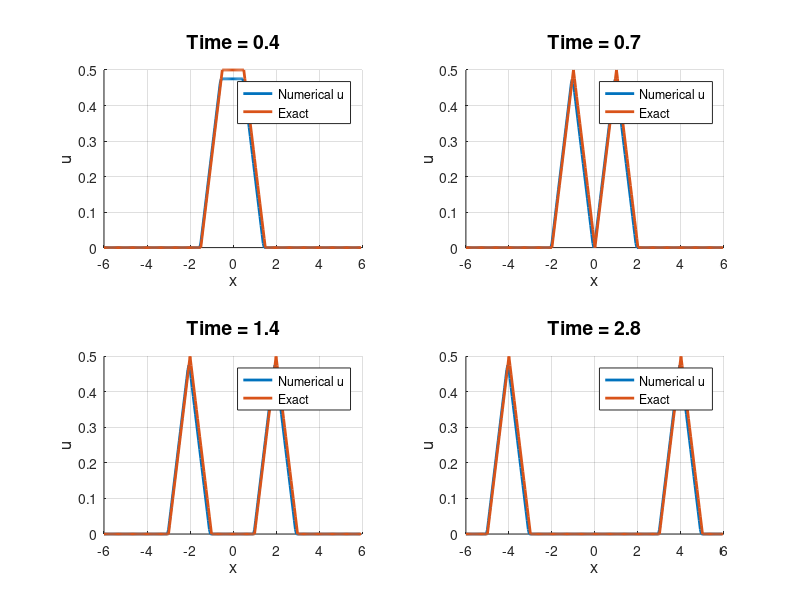

Write MATLAB code to recreate this figure. (Note: this script raises an error after producing the figure.)
% AMSC Homework 11 
% Dominic Flocco; April 26, 2023
function solveWave()
    method = 3;

    h = 0.05;
    a = sqrt(2);
    xx = [-6 : h : 6];
    n = length(xx) -1;
    x = xx(1 : n);
    tmax = 4/a;
    N = ceil(a*tmax/h);
    k = tmax/N;
     % solve for 0 <= t <= tmax
    
    xi = advection(-a,k,h,tmax, 4); %right
    eta = advection(a,k,h,tmax, 3); %left
    ut = a*xi - a*eta; 
    ux = xi + eta;
    sol = cumtrapz(h,ux(2:n,:));
    
    
    ts = [1/(2*a),1/a,2/a,4/a]; 
    figure
    for i = 1:4
        subplot(2,2,i)
        t = ts(i);
        j = floor(t/k);
        ex = exact(x,t,a)';
        exx = (1/2)*(dphi(x+a*t) + dphi(x-a*t));
        hold on
        plot(x(1:n-1), sol(:,j+1)', 'Linewidth', 2,'DisplayName', 'Numerical u');
        %plot(x, ux(:,j)', 'DisplayName', 'Numerical ux');
        title(sprintf('Time = %.1f\n',t),'Fontsize',14)
        xlabel('x','Fontsize',12)
        ylabel('u','Fontsize',12)
        plot(x, ex', 'Linewidth', 2,'DisplayName', 'Exact');
        hold off
        legend;
        grid;
    
    end

    if method == 1 % central difference
        sgtitle('Central difference','fontweight','bold','Fontsize',20)
    end
    if method == 2 % Lax - Friedrichs
        sgtitle('Lax - Friedrichs','fontweight','bold','Fontsize',20)
    end
    if method == 3 % upwind, left
         sgtitle('Upwind','fontweight','bold','Fontsize',20)
    end
    if method == 5 % Lax-Wendroff
         sgtitle('Lax-Wendroff','fontweight','bold','Fontsize',20)
    end
    if method == 6 % beam-warming, left
        sgtitle('Beam - Warming','fontweight','bold','Fontsize',20)
    end
    if method == 8 % leap-frog
        st = 'Leap - frog';
        sgtitle('Leap - frog','fontweight','bold','Fontsize',20)
    end

end
function U = advection(a,k,h,tmax,method)
% Solves the advection equation u_t + a*u_x = 0
% on the interval [-6,6] with periodic BC u(0,t) = u(25,t)
% using different finite difference methods
if method == 1 % central difference
    st = 'Central difference';
end
if method == 2 % Lax - Friedrichs
    st = 'Lax - Friedrichs';
end
if method == 3 % upwind, left
     st = 'Upwind, left';
end
if method == 4 % upwind, right
     st = 'Upwind, right';
end
if method == 5 % Lax-Wendroff
     st = 'Lax-Wendroff';
end
if method == 6 % beam-warming, left
    st = 'Beam - Warming, left';
end
if method == 7 % beam-warming, rights
    st = 'Beam - Warming, right';
end
if method == 8 % leap-frog
    st = 'Leap - frog';
end
nu = (a*k)/h; 
xx = [-6 : h : 6];
n = length(xx) -1;
x = xx(1 : n);
n = length(x);
N = ceil(abs(a)*tmax/h);
k = tmax/N;

U = zeros(n, N);
U(:,1) = (1/2)*dphi(x);
% clf; hold on; grid;
% hplot1 = plot(x,u,'linewidth',2,'color','r');
% hplot2 = plot(x,u,'linewidth',2,'color','k');
% axis([-6,6,-0.5,1.5]);
% set(gca,'Fontsize',20);
% title(st,'Fontsize',20);
t = k;
for j = 2:N+1
    u = U(:,j-1)';
    ujp1 = circshift(u,[0, -1]);
    ujm1 = circshift(u,[0, 1]);
    if method == 1 % central difference
        unew = u - 0.5*nu*(ujp1 - ujm1);
    end
    if method == 2 % Lax - Friedrichs
        unew = 0.5*(ujm1 + ujp1 - nu*(ujp1 - ujm1));
    end
    if method == 3 % upwind, left
        unew = u - nu*(u - ujm1);
    end
    if method == 4 % upwind, right neg
        unew = u - nu*(ujp1 - u);
    end
    if method == 5 % Lax-Wendroff
        unew = u - 0.5*nu*(ujp1 - ujm1 - nu*(ujp1 - 2*u + ujm1));
    end
    if method == 6 % beam-warming, left
        ujm2 = circshift(u,[0, 2]);
        unew = u - 0.5*nu*(3*u - 4*ujm1 + ujm2 - nu*(u - 2*ujm1 + ujm2));
    end
    if method == 7 % beam-warming, right
        ujp2 = circshift(u,[0, -2]);
        unew = u - 0.5*nu*(-3*u + 4*ujp1 - ujp2 - nu*(u - 2*ujp1 + ujp2));
    end
    if method == 8 % leap-frog
        if t < k
            uold = u;
            unew = u - 0.5*nu*(ujp1 - ujm1 + nu*(ujp1 - 2*u + ujm1));
        else
            unew = uold - nu*(ujp1 - ujm1);
            uold = u;
        end
    end
    t = t + k;
    U(:,j) = unew';
end

end

%%
function u = phi(x)
 % the initial condition
    u = max(1-abs(x), 0);
end
function ic = dphi(x)
    ic = zeros(length(x),1);
    for i = 1:length(x)
        if x(i) < 0 && x(i) > -1
            ic(i,1) = 1;
        elseif x(i) > 0 && x(i) < 1 
            ic(i,1) = -1;
        end
    end
end

function sol = exact(x,t,a)
    sol = (1/2)*(phi(x+a*t) + phi(x-a*t));
end
            


